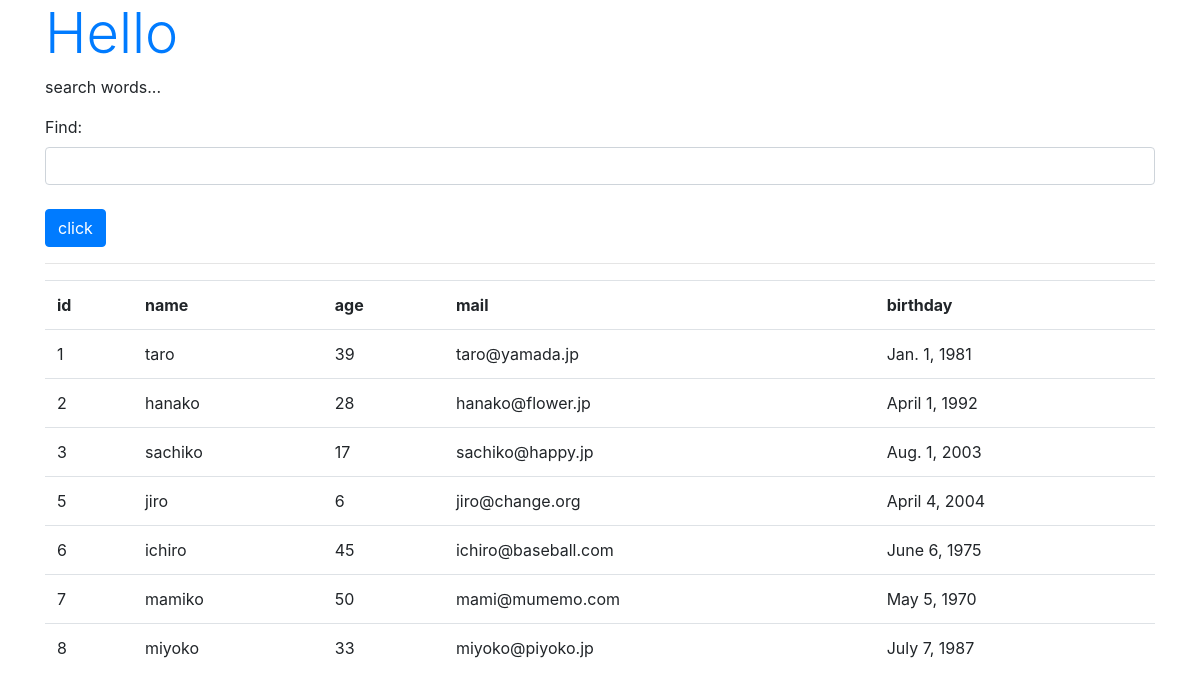
/hello/find, run on the app's committed database.
### hello/models.py (models this page shows, shortened)
class Friend(models.Model):
  name = models.CharField(max_length=100, \
    validators=[number_only])
  mail = models.EmailField(max_length=200)
  gender = models.BooleanField()
  age = models.IntegerField()
  birthday = models.DateField()

### hello/views.py (the view)
# urls.py: path('find', views.find, name='find'),
def find(request):
  if(request.method == 'POST'):
    msg = request.POST['find']
    form = FindForm(request.POST)
    sql = 'select * from hello_friend'
    if(msg != ''):
      sql += ' where ' + msg
    data = Friend.objects.raw(sql)
    msg = sql
  else:
    msg = 'search words...'
    form = FindForm()
    data = Friend.objects.all()
  params = {
    'title': 'Hello',
    'message': msg,
    'form': form,
    'data': data,
  }
  return render(request, 'hello/find.html', params)

### hello/forms.py
class FindForm(forms.Form):
  find = forms.CharField(label='Find', required=False, \
    widget=forms.TextInput(attrs={'class':'form-control'}))

### hello/templates/hello/find.html (shortened to what this page needs)
{% load static %}
<!DOCTYPE html>
<html lang="ja">
  <head>
    <link rel="stylesheet" href="https://stackpath.bootstrapcdn.com/bootstrap/4.3.1/css/bootstrap.min.css">
  </head>
  <body class="container">
    <h1 class="display-4 text-primary">{{title}}</h1>
    <p>{{message|safe}}</p>
    <form action="{% url 'find' %}" method="post">
      {{form.as_p}}
      <tr><th></th><td>
        <input type="submit" value="click" class="btn btn-primary mt-2">
      </td></tr>
    </form>
    <hr>
    <table class="table">
      <tr>
        <th>id</th>
        <th>name</th>
        <th>age</th>
        <th>mail</th>
        <th>birthday</th>
      </tr>
      {% for item in data %}
      <tr>
        <td>{{item.id}}</td>
        <td>{{item.name}}</td>
        <td>{{item.age}}</td>
        <td>{{item.mail}}</td>
        <td>{{item.birthday}}</td>
      </tr>
      {% endfor %}
    </table>
  </body>
</html>

### data on the page
Friend: id "1", name "taro", age "39", mail "taro@yamada.jp", birthday "Jan. 1, 1981"
Friend: id "2", name "hanako", age "28", mail "hanako@flower.jp", birthday "April 1, 1992"
Friend: id "3", name "sachiko", age "17", mail "sachiko@happy.jp", birthday "Aug. 1, 2003"
Friend: id "5", name "jiro", age "6", mail "jiro@change.org", birthday "April 4, 2004"
Friend: id "6", name "ichiro", age "45", mail "ichiro@baseball.com", birthday "June 6, 1975"
Friend: id "7", name "mamiko", age "50", mail "mami@mumemo.com", birthday "May 5, 1970"
Friend: id "8", name "miyoko", age "33", mail "miyoko@piyoko.jp", birthday "July 7, 1987"

### other printed values
{{ title }} "Hello"
{{ message|safe }} "search words..."
